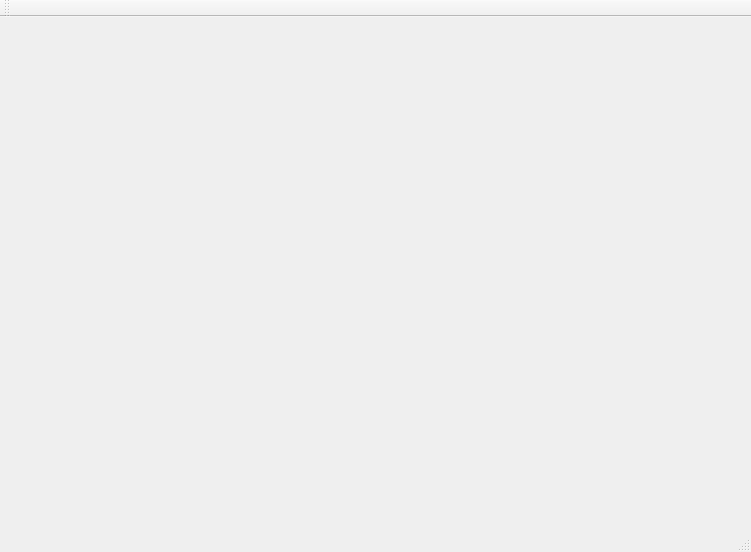
<?xml version="1.0" encoding="UTF-8"?>
<ui version="4.0">
 <class>MainWindow</class>
 <widget class="QMainWindow" name="MainWindow">
  <property name="geometry">
   <rect>
    <x>0</x>
    <y>0</y>
    <width>751</width>
    <height>552</height>
   </rect>
  </property>
  <property name="windowTitle">
   <string>MainWindow</string>
  </property>
  <widget class="QWidget" name="centralWidget">
   <layout class="QHBoxLayout" name="horizontalLayout_2">
    <item>
     <widget class="QWidget" name="horizontalWidget" native="true">
      <layout class="QHBoxLayout" name="horizontalLayout"/>
     </widget>
    </item>
   </layout>
  </widget>
  <widget class="QMenuBar" name="menuBar">
   <property name="geometry">
    <rect>
     <x>0</x>
     <y>0</y>
     <width>751</width>
     <height>23</height>
    </rect>
   </property>
  </widget>
  <widget class="QToolBar" name="mainToolBar">
   <attribute name="toolBarArea">
    <enum>TopToolBarArea</enum>
   </attribute>
   <attribute name="toolBarBreak">
    <bool>false</bool>
   </attribute>
  </widget>
  <widget class="QStatusBar" name="statusBar"/>
 </widget>
 <layoutdefault spacing="6" margin="11"/>
 <resources/>
 <connections/>
</ui>
